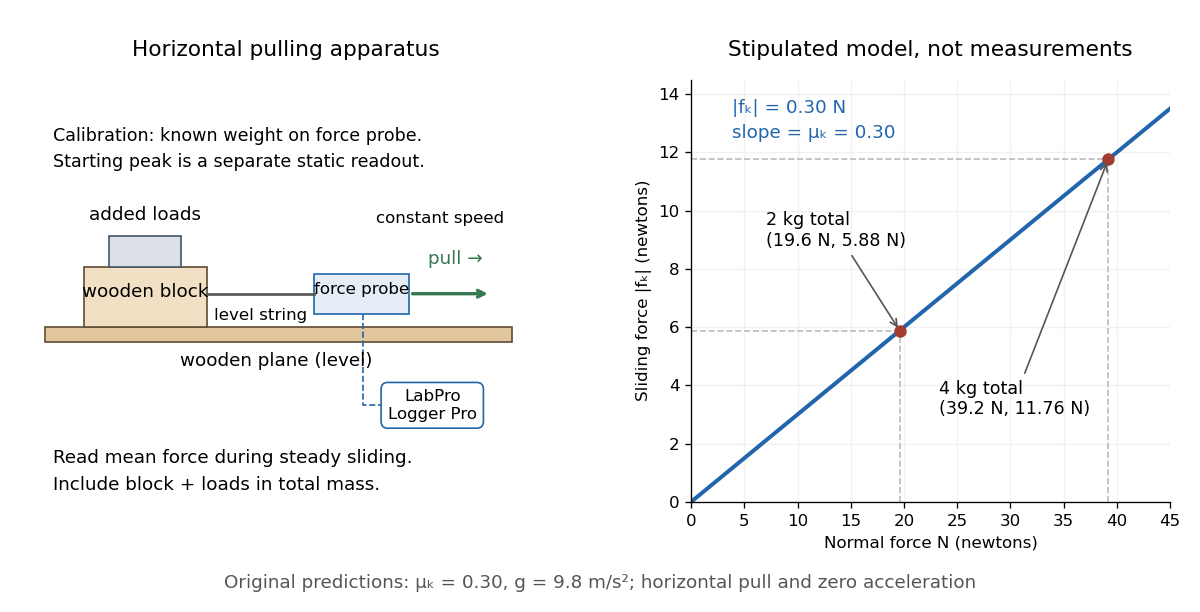

Here is the Python script that generated this plot:
"""Draw a horizontal force-probe apparatus beside original model predictions.

Apparatus follows University of Mississippi Experiment 6, Procedure 1–7:
wooden block/plane, added masses, level force probe, LabPro and Logger Pro.
The graph is synthetic: mu=0.30, not observations from that writeup.
Writes a matching-basename opaque white PNG to CWD. Tested with Python
3.14.4, Matplotlib 3.10.7 and NumPy 2.3.5.
"""

from pathlib import Path

import matplotlib

matplotlib.use("Agg")
import matplotlib.pyplot as plt
from matplotlib.patches import Rectangle
import numpy as np


def main():
    fig, (setup, graph) = plt.subplots(1, 2, figsize=(10, 5.1), dpi=120,
                                     gridspec_kw={"width_ratios": [1.07, 1]})
    fig.patch.set_facecolor("white")
    setup.set_facecolor("white")
    setup.set(xlim=(0, 10), ylim=(0, 7))
    setup.axis("off")
    setup.set_title("Horizontal pulling apparatus", fontsize=13, pad=14)
    setup.add_patch(Rectangle((0.3, 2.65), 9.1, 0.25,
                              facecolor="#e1c6a0", edgecolor="#604c30"))
    setup.text(4.8, 2.25, "wooden plane (level)", ha="center", fontsize=11)
    setup.add_patch(Rectangle((1.05, 2.9), 2.4, 1.0,
                              facecolor="#f1e0c3", edgecolor="#604c30"))
    setup.text(2.25, 3.4, "wooden block", ha="center", fontsize=11)
    setup.add_patch(Rectangle((1.55, 3.9), 1.4, 0.5,
                              facecolor="#dce1e8", edgecolor="#475569"))
    setup.text(2.25, 4.68, "added loads", ha="center", fontsize=11)
    setup.plot([3.45, 5.55], [3.45, 3.45], color="#555555", lw=1.6)
    setup.text(4.5, 3.02, "level string", ha="center", fontsize=10)
    setup.add_patch(Rectangle((5.55, 3.12), 1.85, 0.66,
                              facecolor="#e5edf6", edgecolor="#2166ac"))
    setup.text(6.48, 3.45, "force probe", ha="center", fontsize=10)
    setup.annotate("", xy=(9.0, 3.45), xytext=(7.4, 3.45),
                   arrowprops=dict(arrowstyle="->", lw=2, color="#35784f"))
    setup.text(8.3, 3.95, "pull →", ha="center", color="#35784f", fontsize=11)
    setup.text(8.0, 4.63, "constant speed", ha="center", fontsize=10)
    setup.plot([6.5, 6.5, 7.8], [3.12, 1.6, 1.6],
               color="#2166ac", lw=1, linestyle="--")
    setup.text(7.85, 1.6, "LabPro\nLogger Pro", va="center", ha="center",
               fontsize=10, bbox=dict(boxstyle="round,pad=0.4", fc="white", ec="#2166ac"))
    setup.text(0.45, 0.2, "Read mean force during steady sliding.\nInclude block + loads in total mass.",
               fontsize=11, linespacing=1.6)
    setup.text(0.45, 5.55, "Calibration: known weight on force probe.\nStarting peak is a separate static readout.",
               fontsize=10.5, linespacing=1.6)
    normal = np.linspace(0, 45, 200)
    mu = 0.30
    graph.plot(normal, mu * normal, color="#2166ac", lw=2.4)
    loads = 9.8 * np.array([2.0, 4.0])
    forces = mu * loads
    graph.scatter(loads, forces, color="#a43b31", zorder=3, s=42)
    for n, f in zip(loads, forces):
        graph.plot([n, n], [0, f], color="#bbbbbb", ls="--", lw=1)
        graph.plot([0, n], [f, f], color="#bbbbbb", ls="--", lw=1)
    graph.annotate("2 kg total\n(19.6 N, 5.88 N)", xy=(loads[0], forces[0]),
                   xytext=(7.0, 8.8), fontsize=10.5,
                   arrowprops=dict(arrowstyle="->", color="#555555"))
    graph.annotate("4 kg total\n(39.2 N, 11.76 N)", xy=(loads[1], forces[1]),
                   xytext=(23.3, 3.0), fontsize=10.5,
                   arrowprops=dict(arrowstyle="->", color="#555555"))
    graph.text(3.8, 12.5, "|fₖ| = 0.30 N\nslope = μₖ = 0.30", fontsize=11,
               color="#2166ac", linespacing=1.5)
    graph.set(xlim=(0, 45), ylim=(0, 14.5), xlabel="Normal force N (newtons)",
              ylabel="Sliding force |fₖ| (newtons)")
    graph.set_title("Stipulated model, not measurements", fontsize=13, pad=14)
    graph.grid(alpha=0.16)
    graph.spines[["top", "right"]].set_visible(False)
    fig.text(0.5, 0.04, "Original predictions: μₖ = 0.30, g = 9.8 m/s²; horizontal pull and zero acceleration",
             ha="center", fontsize=11, color="#555555")
    fig.subplots_adjust(left=0.025, right=0.975, top=0.87, bottom=0.18, wspace=0.3)
    fig.savefig(Path.cwd() / (Path(__file__).stem + ".png"),
                facecolor="white", transparent=False)
    plt.close(fig)


if __name__ == "__main__":
    main()
